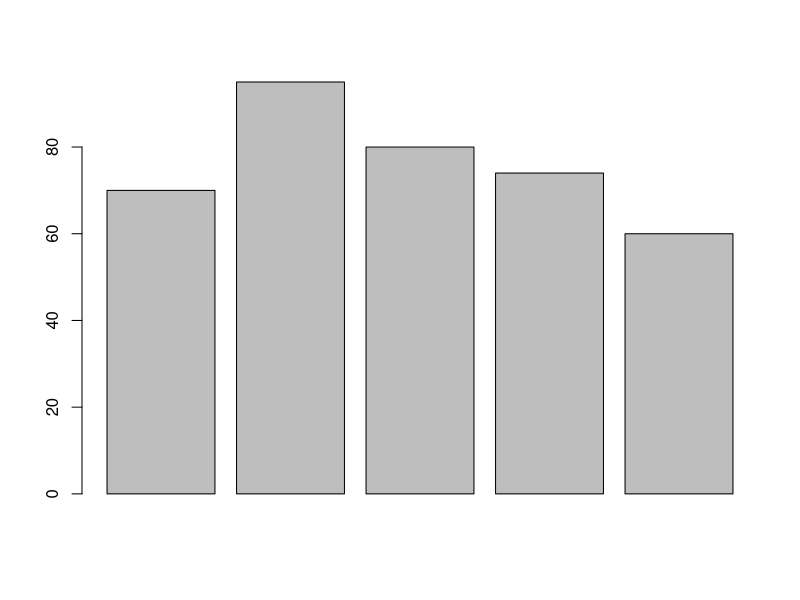
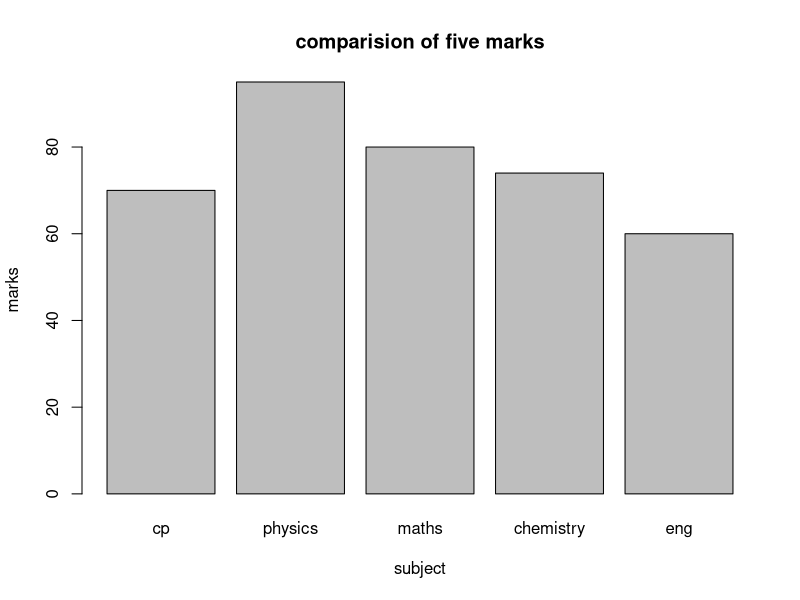
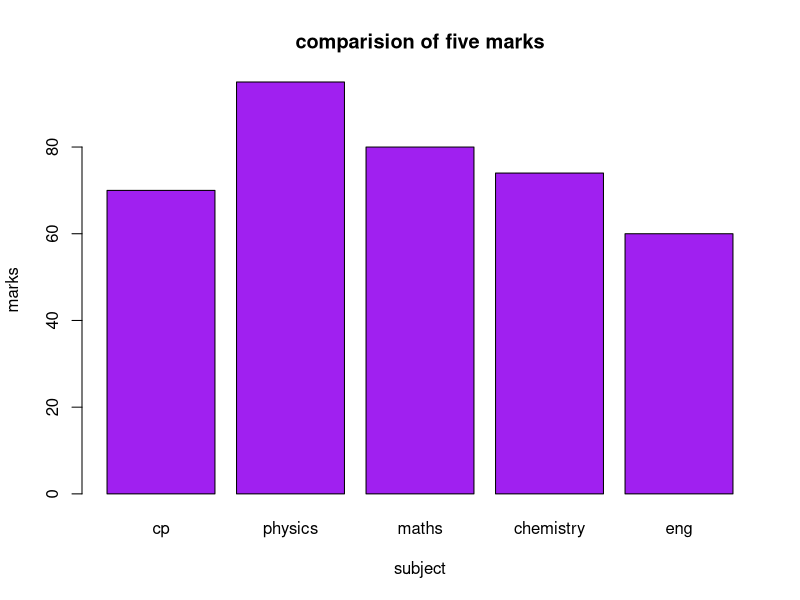
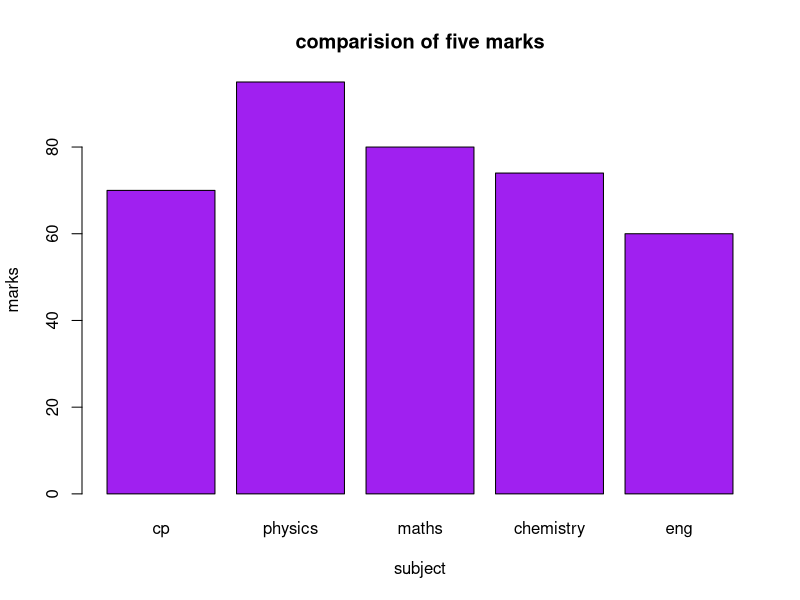

Write the R code that produced these figures, in order.
marks=c(70,95,80,74,60)
barplot(marks)
barplot(marks,main="comparision of five marks",xlab="subject",ylab="marks",names.arg=c("cp","physics","maths","chemistry","eng"))
barplot(marks,main="comparision of five marks",xlab="subject",ylab="marks",names.arg=c("cp","physics","maths","chemistry","eng"),col="purple")
barplot(marks,main="comparision of five marks",xlab="subject",ylab="marks",names.arg=c("cp","physics","maths","chemistry","eng"),col="purple",horiz="FALSE")